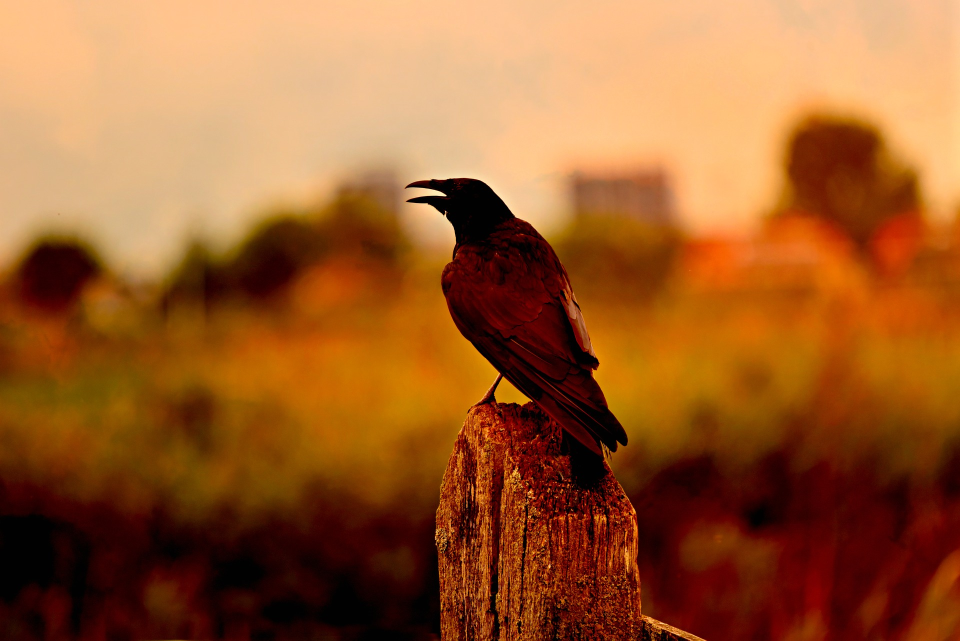
#> input picture images/test2.jpg, 1920 x 1281 px (shown at 1/2 size)
$ python binary_1.py
#> lines starting #> are read from the running program, lines starting #| are printed output that depends on the picture; after the words box and inside, x2 and y2 are one past the last pixel; in counts of white or black regions, pixels touching at a corner belong together
import cv2

src = cv2.imread("images/test2.jpg", cv2.IMREAD_COLOR)
#> src is the input picture: shape (1281, 1920, 3); mean B, G, R 45.6, 92.5, 154.7
print(src.shape)
#| (1281, 1920, 3)

gray = cv2.cvtColor(src, cv2.COLOR_BGR2GRAY)
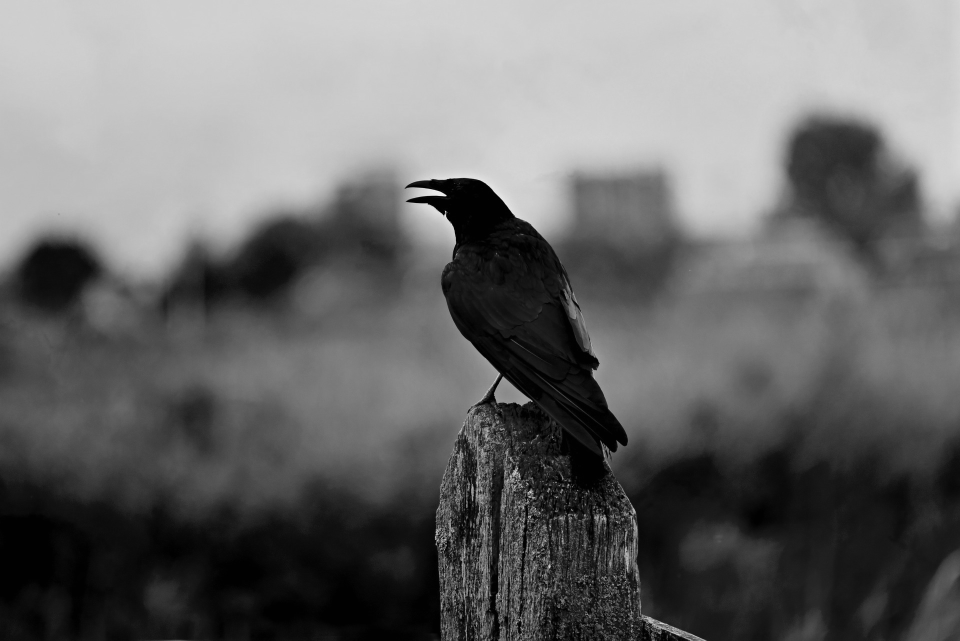
#> gray: shape (1281, 1920) (shown at 1/2 size); min 0, max 246, mean 105.7
ret, dst = cv2.threshold(gray, 100, 255, cv2.THRESH_BINARY)
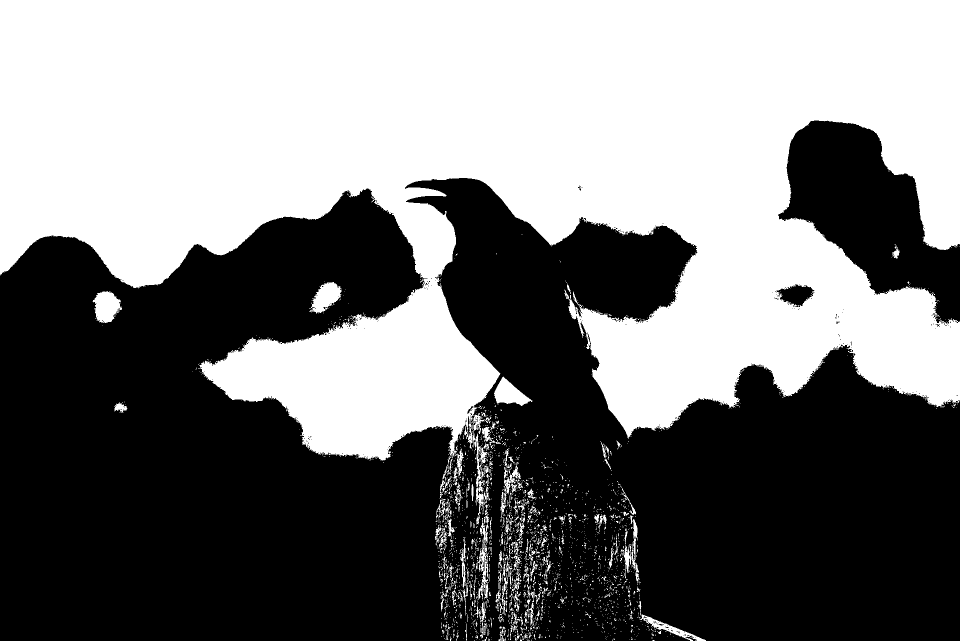
#> dst: shape (1281, 1920) (shown at 1/2 size); 47.9% white; 2532 white regions (2314 under 20 px), largest, box (x1, y1, x2, y2) and area: (0, 0, 1920, 953) 1142064, (185, 582, 244, 646) 2517, (619, 564, 683, 627) 2309

cuts = src[300:1100, 700:1300].copy()
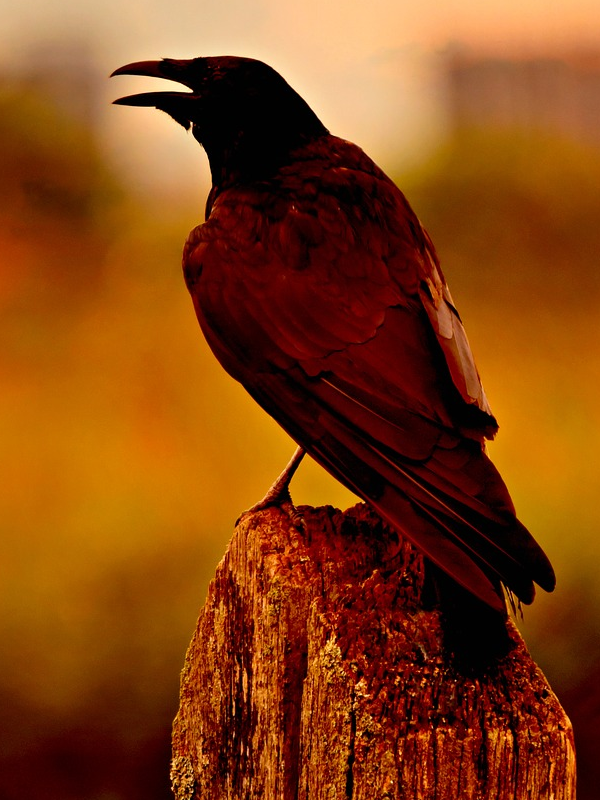
#> cuts: shape (800, 600, 3); mean B, G, R 19.9, 67.1, 132.2
# cuts = cv2.cvtColor(cuts, cv2.COLOR_BGR2GRAY)
ret, cuts3 = cv2.threshold(cuts, 100, 255, cv2.THRESH_BINARY)
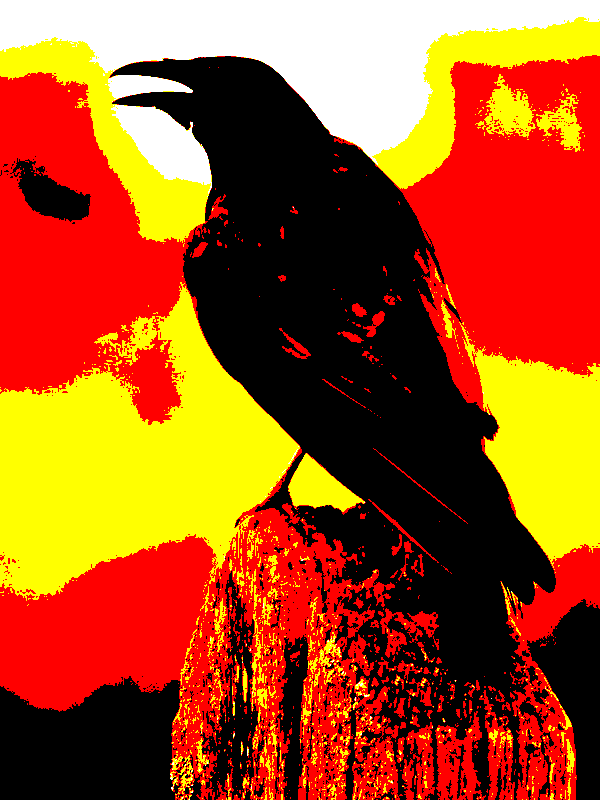
#> cuts3: shape (800, 600, 3); mean B, G, R 24.1, 79.7, 167.2

src2 = cv2.resize(src, dsize=(0, 0), fx=0.5, fy=0.5, interpolation=cv2.INTER_LINEAR)
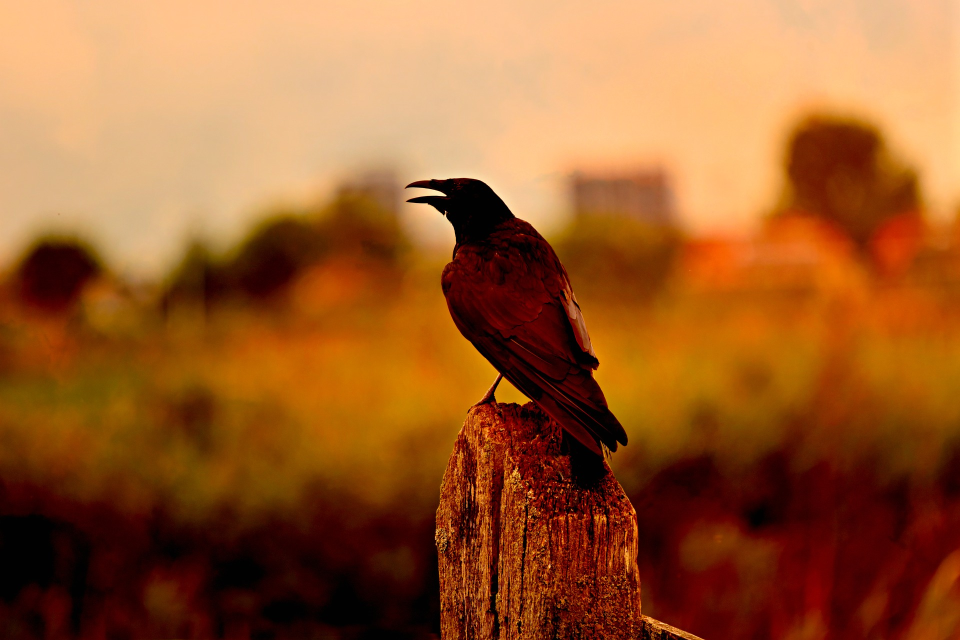
#> src2: shape (640, 960, 3); mean B, G, R 45.7, 92.7, 154.9
dst2 = cv2.resize(dst, dsize=(0, 0), fx=0.5, fy=0.5, interpolation=cv2.INTER_LINEAR)
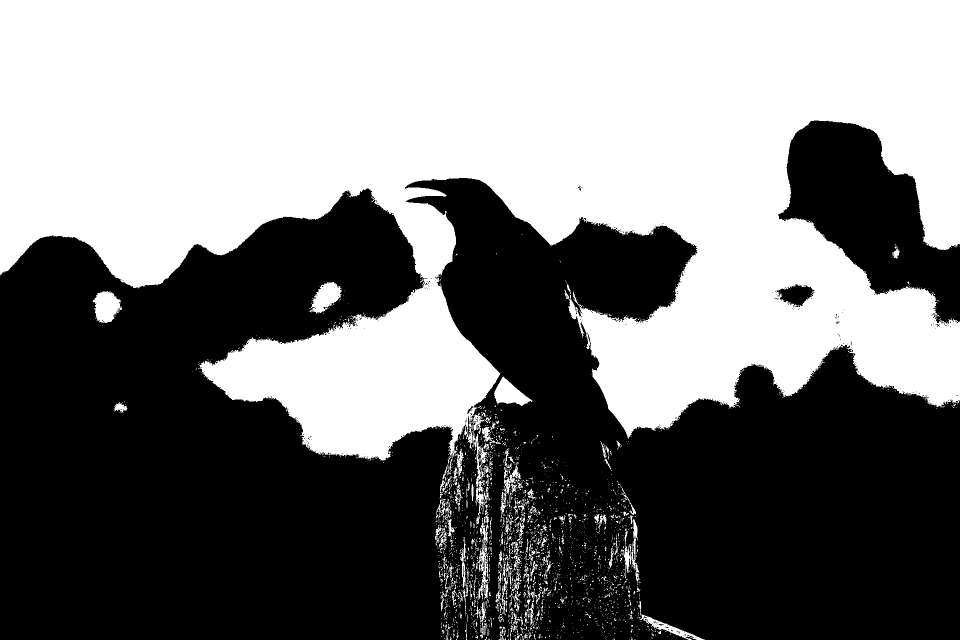
#> dst2: shape (640, 960); min 0, max 255, mean 122.1
cuts2 = cv2.resize(cuts3, dsize=(0, 0), fx=0.5, fy=0.5, interpolation=cv2.INTER_LINEAR)
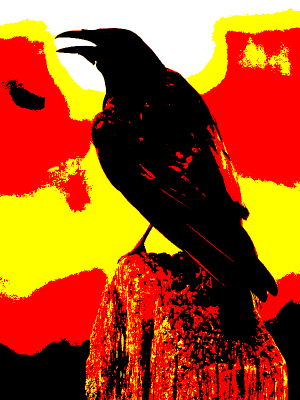
#> cuts2: shape (400, 300, 3); mean B, G, R 24.1, 79.7, 167.2

cv2.imshow("src2", src2)
cv2.imshow("dst2", dst2)
cv2.imshow("cuts2", cuts2)
cv2.waitKey()
cv2.destroyAllWindows()

$ run again, with images/test1.jpg copied over images/test2.jpg
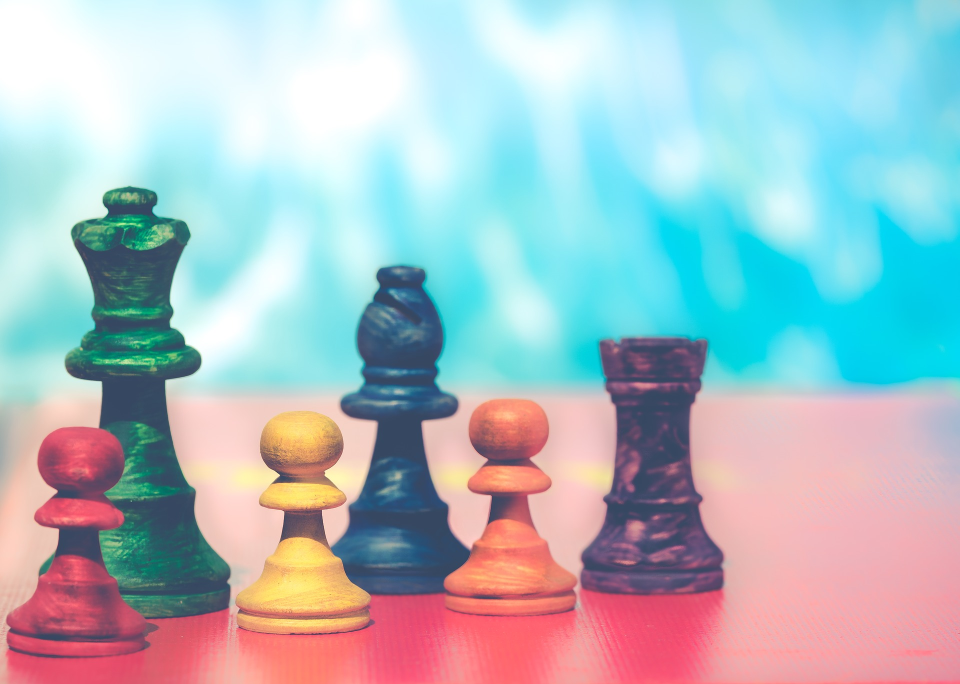
#> input picture images/test1.jpg, 1920 x 1368 px (shown at 1/2 size)
#> src is the input picture: shape (1368, 1920, 3); mean B, G, R 195.1, 188.5, 169.2
#| (1368, 1920, 3)
#> `ret, dst = cv2.threshold(gray, 100, 255, cv2.THRESH_BINARY)`:
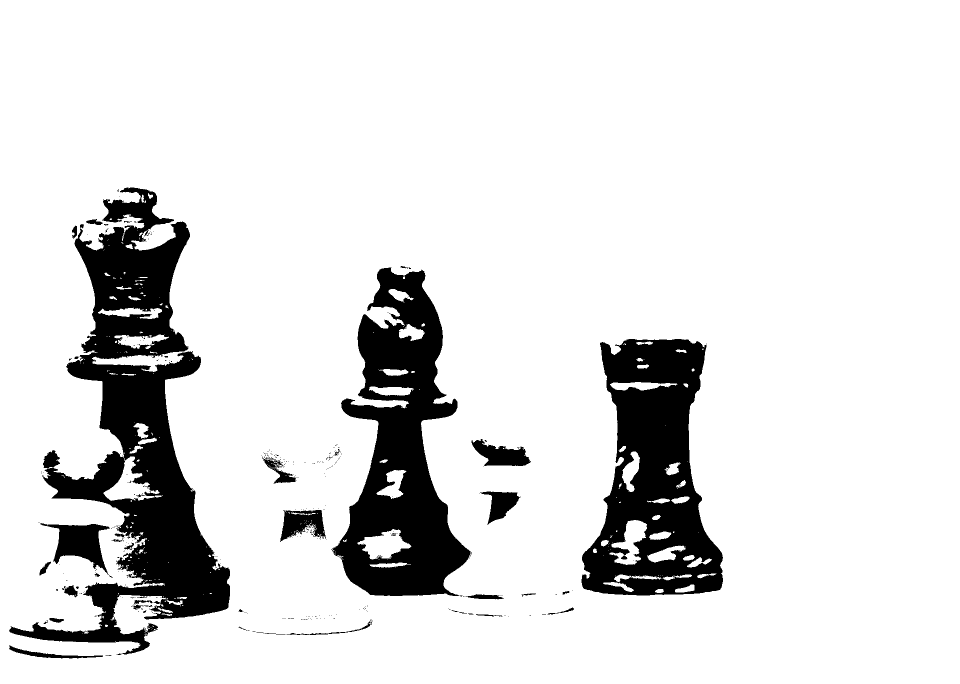
#> dst: shape (1368, 1920) (shown at 1/2 size); 87.4% white; 353 black regions (309 under 20 px), largest, box (x1, y1, x2, y2) and area: (18, 374, 460, 1310) 133747, (663, 535, 941, 1192) 90123, (1163, 678, 1446, 1191) 84688
#> `cuts2 = cv2.resize(cuts3, dsize=(0, 0), fx=0.5, fy=0.5, interpolation=..`:
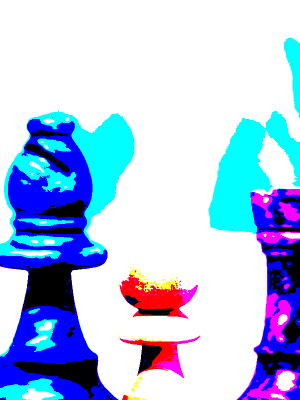
#> cuts2: shape (400, 300, 3); mean B, G, R 233.9, 196.9, 177.3

$ run again, with images/fruit_1.jpg copied over images/test2.jpg
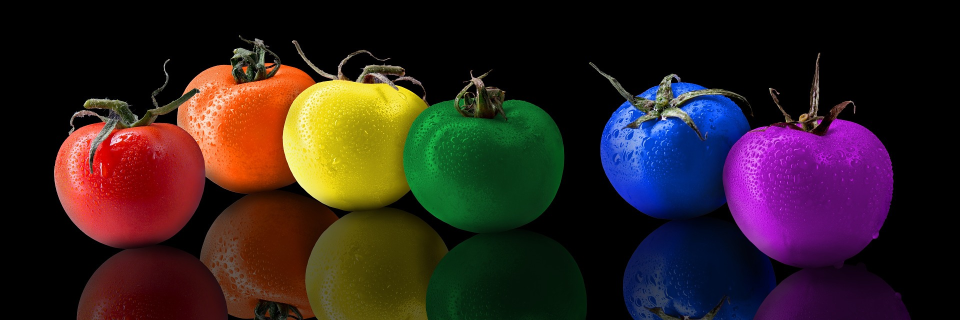
#> input picture images/fruit_1.jpg, 1920 x 640 px (shown at 1/2 size)
#> src is the input picture: shape (640, 1920, 3); mean B, G, R 31.7, 32.7, 48.2
#| (640, 1920, 3)
#> `ret, dst = cv2.threshold(gray, 100, 255, cv2.THRESH_BINARY)`:
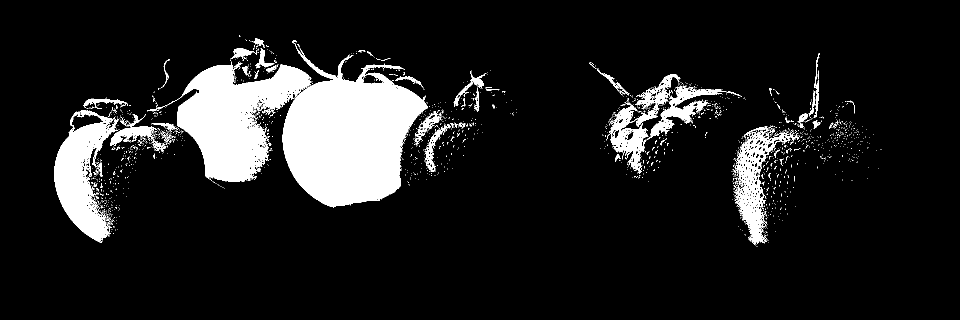
#> dst: shape (640, 1920) (shown at 1/2 size); 11.2% white; 1837 white regions (1769 under 20 px), largest, box (x1, y1, x2, y2) and area: (295, 81, 856, 415) 90158, (108, 220, 238, 486) 15689, (1468, 253, 1600, 491) 7685
#> `cuts2 = cv2.resize(cuts3, dsize=(0, 0), fx=0.5, fy=0.5, interpolation=..`:
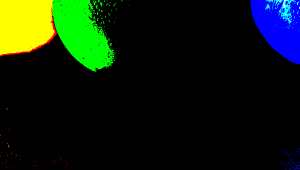
#> cuts2: shape (170, 300, 3); mean B, G, R 11.7, 28, 13.8
